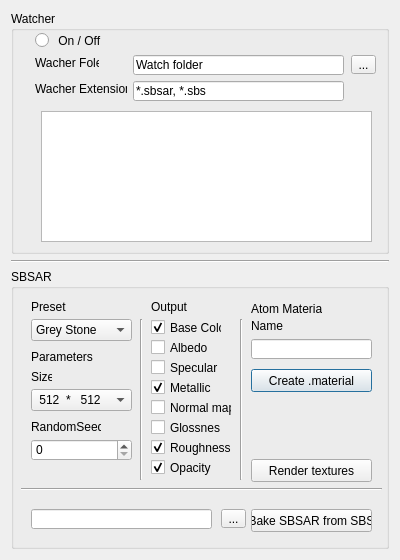
<?xml version="1.0" encoding="UTF-8"?>
<ui version="4.0">
 <class>Dialog</class>
 <widget class="QDialog" name="Dialog">
  <property name="geometry">
   <rect>
    <x>0</x>
    <y>0</y>
    <width>400</width>
    <height>560</height>
   </rect>
  </property>
  <property name="sizePolicy">
   <sizepolicy hsizetype="Fixed" vsizetype="Fixed">
    <horstretch>0</horstretch>
    <verstretch>0</verstretch>
   </sizepolicy>
  </property>
  <property name="minimumSize">
   <size>
    <width>0</width>
    <height>560</height>
   </size>
  </property>
  <property name="windowTitle">
   <string>Dialog</string>
  </property>
  <layout class="QGridLayout" name="gridLayout_2">
   <item row="0" column="0">
    <layout class="QGridLayout" name="gridLayout">
     <item row="0" column="0">
      <widget class="QGroupBox" name="groupBox">
       <property name="minimumSize">
        <size>
         <width>0</width>
         <height>240</height>
        </size>
       </property>
       <property name="title">
        <string>Watcher</string>
       </property>
       <property name="flat">
        <bool>false</bool>
       </property>
       <property name="checkable">
        <bool>false</bool>
       </property>
       <widget class="QLineEdit" name="lineEdit">
        <property name="geometry">
         <rect>
          <x>122</x>
          <y>44</y>
          <width>211</width>
          <height>20</height>
         </rect>
        </property>
        <property name="text">
         <string>Watch folder</string>
        </property>
       </widget>
       <widget class="QToolButton" name="toolButton">
        <property name="geometry">
         <rect>
          <x>340</x>
          <y>44</y>
          <width>25</width>
          <height>19</height>
         </rect>
        </property>
        <property name="text">
         <string>...</string>
        </property>
       </widget>
       <widget class="QLabel" name="label_2">
        <property name="geometry">
         <rect>
          <x>24</x>
          <y>70</y>
          <width>92</width>
          <height>16</height>
         </rect>
        </property>
        <property name="text">
         <string>Wacher Extensions</string>
        </property>
       </widget>
       <widget class="QLabel" name="label">
        <property name="geometry">
         <rect>
          <x>24</x>
          <y>44</y>
          <width>64</width>
          <height>16</height>
         </rect>
        </property>
        <property name="text">
         <string>Wacher Foler</string>
        </property>
       </widget>
       <widget class="QRadioButton" name="radioButton">
        <property name="geometry">
         <rect>
          <x>24</x>
          <y>21</y>
          <width>81</width>
          <height>17</height>
         </rect>
        </property>
        <property name="text">
         <string> On / Off</string>
        </property>
       </widget>
       <widget class="QLineEdit" name="lineEdit_2">
        <property name="geometry">
         <rect>
          <x>122</x>
          <y>70</y>
          <width>211</width>
          <height>20</height>
         </rect>
        </property>
        <property name="text">
         <string>*.sbsar, *.sbs</string>
        </property>
       </widget>
       <widget class="QTextEdit" name="textEdit">
        <property name="geometry">
         <rect>
          <x>30</x>
          <y>100</y>
          <width>331</width>
          <height>131</height>
         </rect>
        </property>
       </widget>
      </widget>
     </item>
     <item row="2" column="0">
      <widget class="QGroupBox" name="groupBox_2">
       <property name="minimumSize">
        <size>
         <width>0</width>
         <height>280</height>
        </size>
       </property>
       <property name="title">
        <string>SBSAR</string>
       </property>
       <property name="flat">
        <bool>false</bool>
       </property>
       <widget class="QLabel" name="label_9">
        <property name="geometry">
         <rect>
          <x>20</x>
          <y>150</y>
          <width>70</width>
          <height>16</height>
         </rect>
        </property>
        <property name="text">
         <string>RandomSeed</string>
        </property>
       </widget>
       <widget class="Line" name="line">
        <property name="geometry">
         <rect>
          <x>120</x>
          <y>50</y>
          <width>20</width>
          <height>161</height>
         </rect>
        </property>
        <property name="orientation">
         <enum>Qt::Vertical</enum>
        </property>
       </widget>
       <widget class="QPushButton" name="pushButton">
        <property name="geometry">
         <rect>
          <x>240</x>
          <y>100</y>
          <width>121</width>
          <height>23</height>
         </rect>
        </property>
        <property name="text">
         <string>Create .material</string>
        </property>
       </widget>
       <widget class="QCheckBox" name="checkBox_8">
        <property name="geometry">
         <rect>
          <x>140</x>
          <y>150</y>
          <width>70</width>
          <height>17</height>
         </rect>
        </property>
        <property name="text">
         <string>Glossness</string>
        </property>
       </widget>
       <widget class="QLabel" name="label_8">
        <property name="geometry">
         <rect>
          <x>20</x>
          <y>100</y>
          <width>21</width>
          <height>16</height>
         </rect>
        </property>
        <property name="text">
         <string>Size</string>
        </property>
       </widget>
       <widget class="QLabel" name="label_10">
        <property name="geometry">
         <rect>
          <x>240</x>
          <y>50</y>
          <width>47</width>
          <height>13</height>
         </rect>
        </property>
        <property name="text">
         <string>Name</string>
        </property>
       </widget>
       <widget class="QLabel" name="label_4">
        <property name="geometry">
         <rect>
          <x>20</x>
          <y>30</y>
          <width>41</width>
          <height>16</height>
         </rect>
        </property>
        <property name="text">
         <string>Preset</string>
        </property>
       </widget>
       <widget class="QPushButton" name="pushButton_2">
        <property name="geometry">
         <rect>
          <x>240</x>
          <y>190</y>
          <width>121</width>
          <height>23</height>
         </rect>
        </property>
        <property name="text">
         <string>Render textures</string>
        </property>
       </widget>
       <widget class="QLineEdit" name="lineEdit_4">
        <property name="geometry">
         <rect>
          <x>20</x>
          <y>240</y>
          <width>181</width>
          <height>20</height>
         </rect>
        </property>
       </widget>
       <widget class="QLabel" name="label_6">
        <property name="geometry">
         <rect>
          <x>240</x>
          <y>30</y>
          <width>71</width>
          <height>20</height>
         </rect>
        </property>
        <property name="text">
         <string>Atom Material</string>
        </property>
       </widget>
       <widget class="QCheckBox" name="checkBox_4">
        <property name="geometry">
         <rect>
          <x>140</x>
          <y>190</y>
          <width>70</width>
          <height>17</height>
         </rect>
        </property>
        <property name="text">
         <string>Opacity</string>
        </property>
        <property name="checked">
         <bool>true</bool>
        </property>
       </widget>
       <widget class="QCheckBox" name="checkBox_5">
        <property name="geometry">
         <rect>
          <x>140</x>
          <y>170</y>
          <width>81</width>
          <height>17</height>
         </rect>
        </property>
        <property name="text">
         <string>Roughness</string>
        </property>
        <property name="checked">
         <bool>true</bool>
        </property>
       </widget>
       <widget class="QComboBox" name="comboBox_2">
        <property name="geometry">
         <rect>
          <x>20</x>
          <y>120</y>
          <width>101</width>
          <height>22</height>
         </rect>
        </property>
        <item>
         <property name="text">
          <string> 512  *   512</string>
         </property>
        </item>
        <item>
         <property name="text">
          <string>1024 * 1024</string>
         </property>
        </item>
        <item>
         <property name="text">
          <string>2048 * 2048</string>
         </property>
        </item>
       </widget>
       <widget class="QLineEdit" name="lineEdit_3">
        <property name="geometry">
         <rect>
          <x>240</x>
          <y>70</y>
          <width>121</width>
          <height>20</height>
         </rect>
        </property>
       </widget>
       <widget class="QLabel" name="label_5">
        <property name="geometry">
         <rect>
          <x>140</x>
          <y>30</y>
          <width>41</width>
          <height>16</height>
         </rect>
        </property>
        <property name="text">
         <string>Output</string>
        </property>
       </widget>
       <widget class="QComboBox" name="comboBox">
        <property name="geometry">
         <rect>
          <x>20</x>
          <y>50</y>
          <width>101</width>
          <height>22</height>
         </rect>
        </property>
        <item>
         <property name="text">
          <string>Grey Stone</string>
         </property>
        </item>
        <item>
         <property name="text">
          <string>Red Coral</string>
         </property>
        </item>
        <item>
         <property name="text">
          <string>Red Stone</string>
         </property>
        </item>
       </widget>
       <widget class="QToolButton" name="toolButton_2">
        <property name="geometry">
         <rect>
          <x>210</x>
          <y>240</y>
          <width>25</width>
          <height>19</height>
         </rect>
        </property>
        <property name="text">
         <string>...</string>
        </property>
       </widget>
       <widget class="Line" name="line_4">
        <property name="geometry">
         <rect>
          <x>10</x>
          <y>210</y>
          <width>361</width>
          <height>20</height>
         </rect>
        </property>
        <property name="orientation">
         <enum>Qt::Horizontal</enum>
        </property>
       </widget>
       <widget class="QCheckBox" name="checkBox_7">
        <property name="geometry">
         <rect>
          <x>140</x>
          <y>90</y>
          <width>70</width>
          <height>17</height>
         </rect>
        </property>
        <property name="text">
         <string>Specular</string>
        </property>
       </widget>
       <widget class="QCheckBox" name="checkBox_2">
        <property name="geometry">
         <rect>
          <x>140</x>
          <y>110</y>
          <width>70</width>
          <height>17</height>
         </rect>
        </property>
        <property name="text">
         <string>Metallic</string>
        </property>
        <property name="checked">
         <bool>true</bool>
        </property>
       </widget>
       <widget class="QCheckBox" name="checkBox">
        <property name="enabled">
         <bool>true</bool>
        </property>
        <property name="geometry">
         <rect>
          <x>140</x>
          <y>50</y>
          <width>71</width>
          <height>17</height>
         </rect>
        </property>
        <property name="text">
         <string>Base Color</string>
        </property>
        <property name="checked">
         <bool>true</bool>
        </property>
       </widget>
       <widget class="QPushButton" name="pushButton_3">
        <property name="geometry">
         <rect>
          <x>240</x>
          <y>240</y>
          <width>121</width>
          <height>23</height>
         </rect>
        </property>
        <property name="text">
         <string>Bake SBSAR from SBS</string>
        </property>
       </widget>
       <widget class="QCheckBox" name="checkBox_3">
        <property name="geometry">
         <rect>
          <x>140</x>
          <y>130</y>
          <width>81</width>
          <height>17</height>
         </rect>
        </property>
        <property name="text">
         <string>Normal map</string>
        </property>
       </widget>
       <widget class="Line" name="line_2">
        <property name="geometry">
         <rect>
          <x>220</x>
          <y>50</y>
          <width>20</width>
          <height>161</height>
         </rect>
        </property>
        <property name="orientation">
         <enum>Qt::Vertical</enum>
        </property>
       </widget>
       <widget class="QLabel" name="label_7">
        <property name="geometry">
         <rect>
          <x>20</x>
          <y>80</y>
          <width>91</width>
          <height>16</height>
         </rect>
        </property>
        <property name="text">
         <string>Parameters</string>
        </property>
       </widget>
       <widget class="QSpinBox" name="spinBox">
        <property name="geometry">
         <rect>
          <x>20</x>
          <y>170</y>
          <width>101</width>
          <height>22</height>
         </rect>
        </property>
       </widget>
       <widget class="QCheckBox" name="checkBox_6">
        <property name="geometry">
         <rect>
          <x>140</x>
          <y>70</y>
          <width>70</width>
          <height>17</height>
         </rect>
        </property>
        <property name="text">
         <string>Albedo</string>
        </property>
       </widget>
      </widget>
     </item>
     <item row="1" column="0">
      <widget class="Line" name="line_3">
       <property name="orientation">
        <enum>Qt::Horizontal</enum>
       </property>
      </widget>
     </item>
    </layout>
   </item>
  </layout>
 </widget>
 <resources/>
 <connections>
  <connection>
   <sender>toolButton</sender>
   <signal>pressed()</signal>
   <receiver>lineEdit</receiver>
   <slot>clear()</slot>
   <hints>
    <hint type="sourcelabel">
     <x>362</x>
     <y>63</y>
    </hint>
    <hint type="destinationlabel">
     <x>237</x>
     <y>63</y>
    </hint>
   </hints>
  </connection>
 </connections>
</ui>
